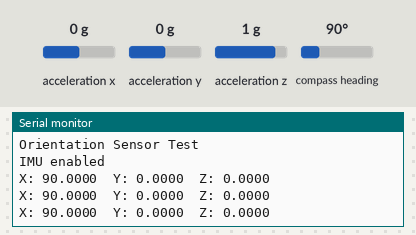
This sketch was run on a simulated Arduino Uno, built with avr-gcc and run on an emulated ATmega328P. Parts: the last lines printed to the serial monitor. The test bench sets the inputs (shaded band); at power-on: acceleration x 0 g, acceleration y 0 g, acceleration z 1 g, compass heading 90°.

Above: at 2.2 s.
2.3 s: acceleration x set to -1.4 g
At 2.9 s:
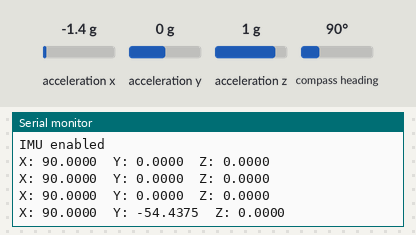
3.8 s: acceleration y set to -1.4 g
At 4.4 s:
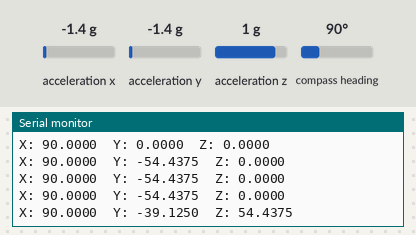
5.3 s: acceleration z set to -1.4 g
At 5.9 s:
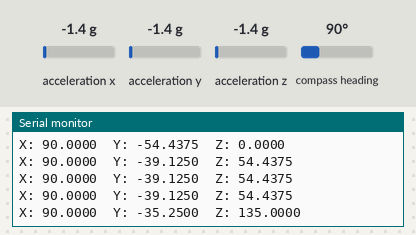
6.8 s: compass heading set to 7°
At 7.5 s:
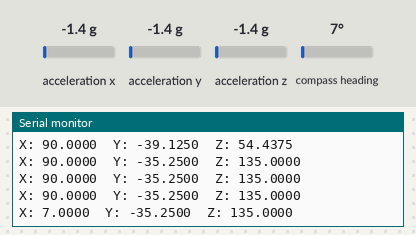
Timing chart, 0 to 9.3 s (numbered marks = the images above; inputs shaded):
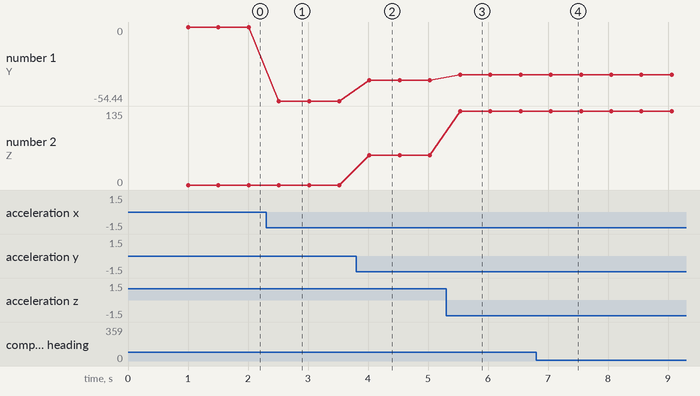

The sketch:

imu.ino
```cpp
#include <Wire.h>
#include <Adafruit_Sensor.h>
#include <Adafruit_BNO055.h>
#include <utility/imumaths.h>

Adafruit_BNO055 bno = Adafruit_BNO055(55);
void setup() {
  // put your setup code here, to run once:
  Serial.begin(9600);
  Serial.println("Orientation Sensor Test"); Serial.println("");

  /* Initialise the sensor */
  if(!bno.begin())
  {
    /* There was a problem detecting the BNO055 ... check your connections */
    Serial.println("Ooops, no BNO055 detected ... Check your wiring or I2C ADDR!");
    while(1);
  }
  else {
    Serial.println("IMU enabled");
  }

  delay(1000);

  bno.setExtCrystalUse(true);

}

void loop() {
  // put your main code here, to run repeatedly:
    /* Get a new sensor event */
  sensors_event_t event;
  bno.getEvent(&event);

  /* Display the floating point data */
  Serial.print("X: ");
  Serial.print(event.orientation.x, 4);
  Serial.print("\tY: ");
  Serial.print(event.orientation.y, 4);
  Serial.print("\tZ: ");
  Serial.print(event.orientation.z, 4);
  Serial.println("");

  delay(500);
}
```

Measured:
- after the input at 2.3 s, the serial monitor: prints a new line after 0.21 s (image 1)
- after the input at 3.8 s, the serial monitor: prints a new line after 0.22 s (image 2)
- after the input at 5.3 s, the serial monitor: prints a new line after 0.24 s (image 3)
- after the input at 6.8 s, the serial monitor: prints a new line after 0.25 s (image 4)
- plotted number 1: 0 → -54.44 after the input at 2.3 s, -54.44 → -39.12 after the input at 3.8 s, -39.12 → -35.25 after the input at 5.3 s
- plotted number 2: 0 → 54.44 after the input at 3.8 s, 54.44 → 135 after the input at 5.3 s
